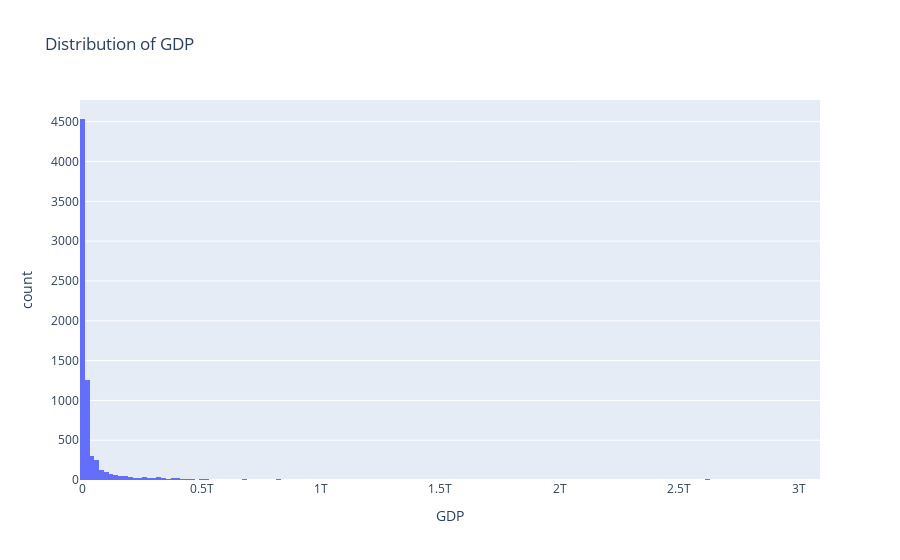
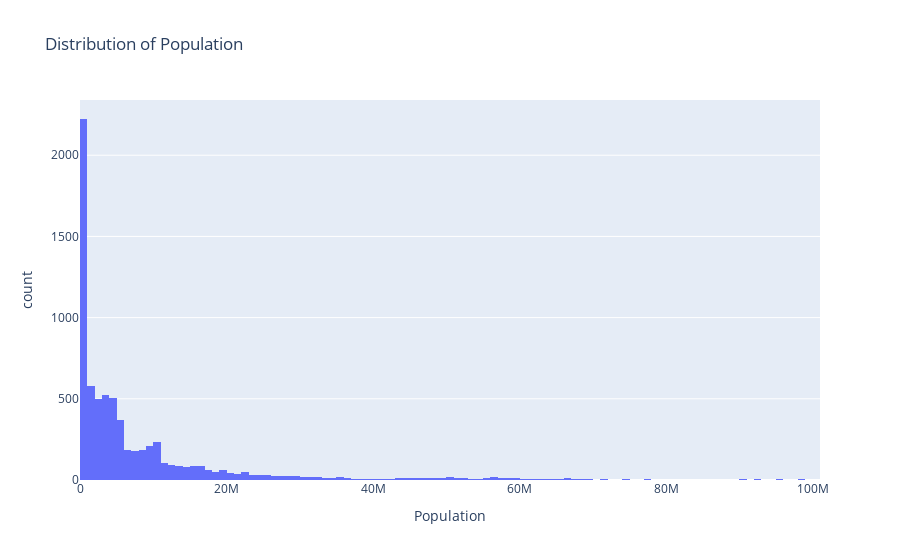
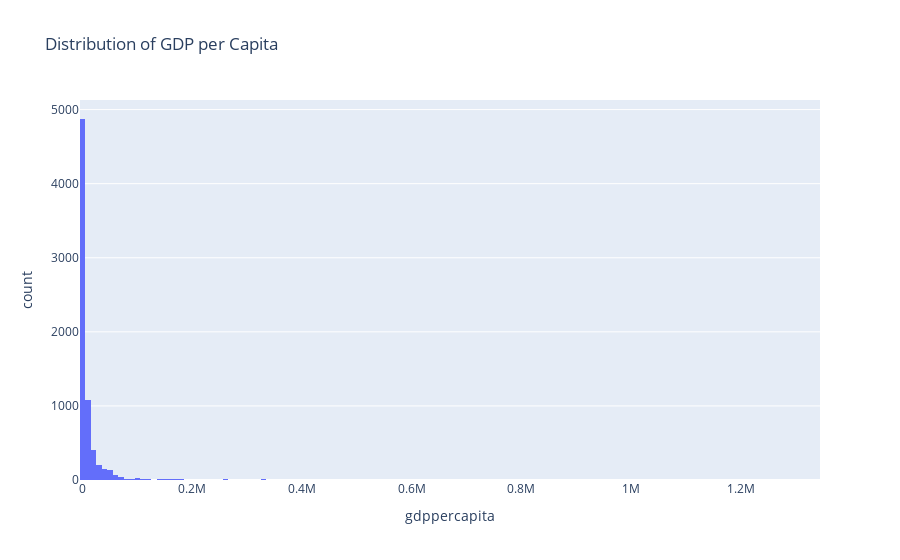

The code cell stored with these charts, in order, in its notebook:
### Markdown cell above
##### 10.3 Analisis Distribusi

### Code cell
# Histogram untuk GDP
fig_gdp_hist = px.histogram(merged_final_df, x='GDP', title='Distribution of GDP')

# Histogram untuk Population
fig_population_hist = px.histogram(merged_final_df, x='Population', title='Distribution of Population')

# Histogram untuk gdppercapita
fig_gdppercapita_hist = px.histogram(merged_final_df, x='gdppercapita', title='Distribution of GDP per Capita')

# Menampilkan histogram
fig_gdp_hist.show()
fig_population_hist.show()
fig_gdppercapita_hist.show()

### Figure 1 — Plotly figure (JSON) as saved in the notebook; plotly's stock layout.template omitted (floating-point values rounded to 4 significant figures; data arrays with more than 128 entries replaced by an {"elided": "..."} marker saying what was removed)
{"data": [{"alignmentgroup": "True", "bingroup": "x", "hovertemplate": "GDP=%{x}<br>count=%{y}<extra></extra>", "legendgroup": "", "marker": {"color": "#636efa", "pattern": {"shape": ""}}, "name": "", "offsetgroup": "", "orientation": "v", "showlegend": false, "type": "histogram", "x": {"elided": "7267 float values"}, "xaxis": "x", "yaxis": "y"}], "layout": {"barmode": "relative", "legend": {"tracegroupgap": 0}, "title": {"text": "Distribution of GDP"}, "xaxis": {"anchor": "y", "domain": [0, 1], "title": {"text": "GDP"}}, "yaxis": {"anchor": "x", "domain": [0, 1], "title": {"text": "count"}}}}

### Figure 2 — Plotly figure (JSON) as saved in the notebook; plotly's stock layout.template omitted (floating-point values rounded to 4 significant figures; data arrays with more than 128 entries replaced by an {"elided": "..."} marker saying what was removed)
{"data": [{"alignmentgroup": "True", "bingroup": "x", "hovertemplate": "Population=%{x}<br>count=%{y}<extra></extra>", "legendgroup": "", "marker": {"color": "#636efa", "pattern": {"shape": ""}}, "name": "", "offsetgroup": "", "orientation": "v", "showlegend": false, "type": "histogram", "x": {"elided": "7267 int values"}, "xaxis": "x", "yaxis": "y"}], "layout": {"barmode": "relative", "legend": {"tracegroupgap": 0}, "title": {"text": "Distribution of Population"}, "xaxis": {"anchor": "y", "domain": [0, 1], "title": {"text": "Population"}}, "yaxis": {"anchor": "x", "domain": [0, 1], "title": {"text": "count"}}}}

### Figure 3 — Plotly figure (JSON) as saved in the notebook; plotly's stock layout.template omitted (floating-point values rounded to 4 significant figures; data arrays with more than 128 entries replaced by an {"elided": "..."} marker saying what was removed)
{"data": [{"alignmentgroup": "True", "bingroup": "x", "hovertemplate": "gdppercapita=%{x}<br>count=%{y}<extra></extra>", "legendgroup": "", "marker": {"color": "#636efa", "pattern": {"shape": ""}}, "name": "", "offsetgroup": "", "orientation": "v", "showlegend": false, "type": "histogram", "x": {"elided": "7267 float values"}, "xaxis": "x", "yaxis": "y"}], "layout": {"barmode": "relative", "legend": {"tracegroupgap": 0}, "title": {"text": "Distribution of GDP per Capita"}, "xaxis": {"anchor": "y", "domain": [0, 1], "title": {"text": "gdppercapita"}}, "yaxis": {"anchor": "x", "domain": [0, 1], "title": {"text": "count"}}}}
